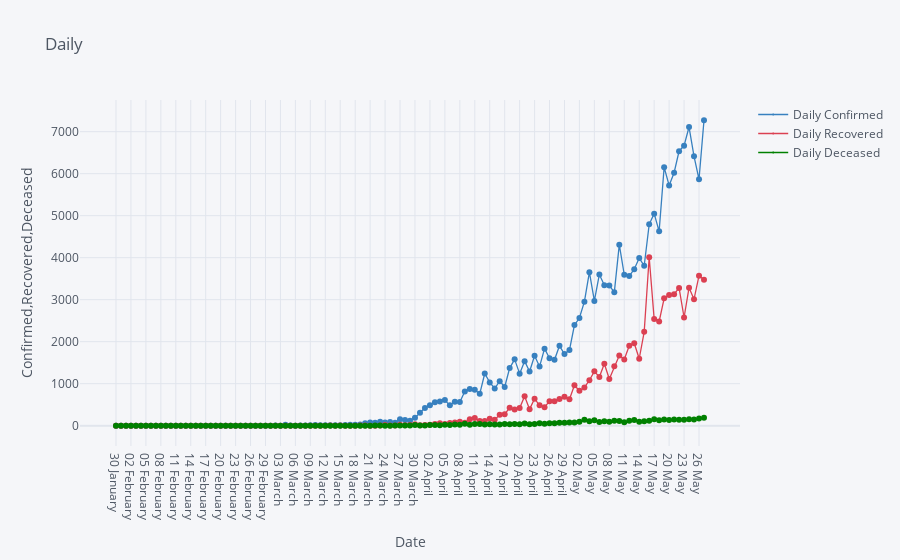

Write notebook code for a chart like this one.
### Markdown cell above
# Daily Confirmed,Recovered,Deceased

### Code cell
df_data.iplot(kind="scatter",x="Date",y=["Daily Confirmed","Daily Recovered","Daily Deceased"],mode='markers+lines',title="Daily",xTitle="Date",yTitle="Confirmed,Recovered,Deceased ",colors=['blue','red','green'],size=0)

### Figure 1 — Plotly figure (JSON) as saved in the notebook; plotly's stock layout.template omitted (floating-point values rounded to 4 significant figures)
{"data": [{"line": {"color": "rgba(55, 128, 191, 1.0)", "dash": "solid", "shape": "linear", "width": 1.3}, "marker": {"size": 0, "symbol": "circle"}, "mode": "markers+lines", "name": "Daily Confirmed", "text": "", "type": "scatter", "x": ["30 January ", "31 January ", "01 February ", "02 February ", "03 February ", "04 February ", "05 February ", "06 February ", "07 February ", "08 February ", "09 February ", "10 February ", "11 February ", "12 February ", "13 February ", "14 February ", "15 February ", "16 February ", "17 February ", "18 February ", "19 February ", "20 February ", "21 February ", "22 February ", "23 February ", "24 February ", "25 February ", "26 February ", "27 February ", "28 February ", "29 February ", "01 March ", "02 March ", "03 March ", "04 March ", "05 March ", "06 March ", "07 March ", "08 March ", "09 March ", "10 March ", "11 March ", "12 March ", "13 March ", "14 March ", "15 March ", "16 March ", "17 March ", "18 March ", "19 March ", "20 March ", "21 March ", "22 March ", "23 March ", "24 March ", "25 March ", "26 March ", "27 March ", "28 March ", "29 March ", "30 March ", "31 March ", "01 April ", "02 April ", "03 April ", "04 April ", "05 April ", "06 April ", "07 April ", "08 April ", "09 April ", "10 April ", "11 April ", "12 April ", "13 April ", "14 April ", "15 April ", "16 April ", "17 April ", "18 April ", "19 April ", "20 April ", "21 April ", "22 April ", "23 April ", "24 April ", "25 April ", "26 April ", "27 April ", "28 April ", "29 April ", "30 April ", "01 May ", "02 May ", "03 May ", "04 May ", "05 May ", "06 May ", "07 May ", "08 May ", "09 May ", "10 May ", "11 May ", "12 May ", "13 May ", "14 May ", "15 May ", "16 May ", "17 May ", "18 May ", "19 May ", "20 May ", "21 May ", "22 May ", "23 May ", "24 May ", "25 May ", "26 May ", "27 May "], "y": [1, 0, 0, 1, 1, 0, 0, 0, 0, 0, 0, 0, 0, 0, 0, 0, 0, 0, 0, 0, 0, 0, 0, 0, 0, 0, 0, 0, 0, 0, 0, 0, 2, 1, 22, 2, 1, 3, 5, 9, 15, 8, 10, 10, 11, 10, 14, 20, 25, 27, 58, 78, 69, 94, 74, 86, 73, 153, 136, 120, 187, 309, 424, 486, 560, 579, 609, 484, 573, 565, 813, 871, 854, 758, 1243, 1031, 886, 1061, 922, 1371, 1580, 1239, 1537, 1292, 1667, 1408, 1835, 1607, 1568, 1902, 1705, 1801, 2396, 2564, 2952, 3656, 2971, 3602, 3344, 3339, 3175, 4311, 3592, 3562, 3726, 3991, 3808, 4794, 5049, 4628, 6154, 5720, 6023, 6536, 6665, 7111, 6414, 5866, 7271]}, {"line": {"color": "rgba(219, 64, 82, 1.0)", "dash": "solid", "shape": "linear", "width": 1.3}, "marker": {"size": 0, "symbol": "circle"}, "mode": "markers+lines", "name": "Daily Recovered", "text": "", "type": "scatter", "x": ["30 January ", "31 January ", "01 February ", "02 February ", "03 February ", "04 February ", "05 February ", "06 February ", "07 February ", "08 February ", "09 February ", "10 February ", "11 February ", "12 February ", "13 February ", "14 February ", "15 February ", "16 February ", "17 February ", "18 February ", "19 February ", "20 February ", "21 February ", "22 February ", "23 February ", "24 February ", "25 February ", "26 February ", "27 February ", "28 February ", "29 February ", "01 March ", "02 March ", "03 March ", "04 March ", "05 March ", "06 March ", "07 March ", "08 March ", "09 March ", "10 March ", "11 March ", "12 March ", "13 March ", "14 March ", "15 March ", "16 March ", "17 March ", "18 March ", "19 March ", "20 March ", "21 March ", "22 March ", "23 March ", "24 March ", "25 March ", "26 March ", "27 March ", "28 March ", "29 March ", "30 March ", "31 March ", "01 April ", "02 April ", "03 April ", "04 April ", "05 April ", "06 April ", "07 April ", "08 April ", "09 April ", "10 April ", "11 April ", "12 April ", "13 April ", "14 April ", "15 April ", "16 April ", "17 April ", "18 April ", "19 April ", "20 April ", "21 April ", "22 April ", "23 April ", "24 April ", "25 April ", "26 April ", "27 April ", "28 April ", "29 April ", "30 April ", "01 May ", "02 May ", "03 May ", "04 May ", "05 May ", "06 May ", "07 May ", "08 May ", "09 May ", "10 May ", "11 May ", "12 May ", "13 May ", "14 May ", "15 May ", "16 May ", "17 May ", "18 May ", "19 May ", "20 May ", "21 May ", "22 May ", "23 May ", "24 May ", "25 May ", "26 May ", "27 May "], "y": [0, 0, 0, 0, 0, 0, 0, 0, 0, 0, 0, 0, 0, 0, 1, 0, 0, 1, 0, 0, 0, 1, 0, 0, 0, 0, 0, 0, 0, 0, 0, 0, 0, 0, 0, 0, 0, 0, 0, 0, 1, 0, 0, 6, 0, 3, 1, 1, 0, 5, 3, 0, 0, 2, 15, 3, 7, 25, 10, 17, 35, 13, 19, 22, 39, 56, 43, 65, 75, 96, 70, 151, 186, 114, 112, 167, 144, 258, 273, 426, 388, 419, 703, 394, 642, 484, 442, 585, 580, 636, 690, 630, 962, 831, 911, 1082, 1295, 1161, 1475, 1111, 1414, 1669, 1579, 1905, 1963, 1594, 2234, 4012, 2538, 2482, 3032, 3113, 3131, 3280, 2576, 3285, 3012, 3571, 3472]}, {"line": {"color": "rgba(0, 128, 0, 1.0)", "dash": "solid", "shape": "linear", "width": 1.3}, "marker": {"size": 0, "symbol": "circle"}, "mode": "markers+lines", "name": "Daily Deceased", "text": "", "type": "scatter", "x": ["30 January ", "31 January ", "01 February ", "02 February ", "03 February ", "04 February ", "05 February ", "06 February ", "07 February ", "08 February ", "09 February ", "10 February ", "11 February ", "12 February ", "13 February ", "14 February ", "15 February ", "16 February ", "17 February ", "18 February ", "19 February ", "20 February ", "21 February ", "22 February ", "23 February ", "24 February ", "25 February ", "26 February ", "27 February ", "28 February ", "29 February ", "01 March ", "02 March ", "03 March ", "04 March ", "05 March ", "06 March ", "07 March ", "08 March ", "09 March ", "10 March ", "11 March ", "12 March ", "13 March ", "14 March ", "15 March ", "16 March ", "17 March ", "18 March ", "19 March ", "20 March ", "21 March ", "22 March ", "23 March ", "24 March ", "25 March ", "26 March ", "27 March ", "28 March ", "29 March ", "30 March ", "31 March ", "01 April ", "02 April ", "03 April ", "04 April ", "05 April ", "06 April ", "07 April ", "08 April ", "09 April ", "10 April ", "11 April ", "12 April ", "13 April ", "14 April ", "15 April ", "16 April ", "17 April ", "18 April ", "19 April ", "20 April ", "21 April ", "22 April ", "23 April ", "24 April ", "25 April ", "26 April ", "27 April ", "28 April ", "29 April ", "30 April ", "01 May ", "02 May ", "03 May ", "04 May ", "05 May ", "06 May ", "07 May ", "08 May ", "09 May ", "10 May ", "11 May ", "12 May ", "13 May ", "14 May ", "15 May ", "16 May ", "17 May ", "18 May ", "19 May ", "20 May ", "21 May ", "22 May ", "23 May ", "24 May ", "25 May ", "26 May ", "27 May "], "y": [0, 0, 0, 0, 0, 0, 0, 0, 0, 0, 0, 0, 0, 0, 0, 0, 0, 0, 0, 0, 0, 0, 0, 0, 0, 0, 0, 0, 0, 0, 0, 0, 0, 0, 0, 0, 0, 0, 0, 0, 0, 0, 1, 0, 1, 0, 0, 1, 0, 1, 0, 0, 3, 2, 1, 1, 5, 3, 5, 3, 14, 6, 6, 16, 14, 13, 22, 16, 27, 20, 46, 22, 41, 42, 27, 37, 27, 26, 38, 35, 38, 33, 53, 36, 40, 59, 44, 56, 58, 69, 71, 75, 77, 92, 140, 103, 128, 91, 104, 97, 115, 112, 81, 120, 137, 97, 104, 120, 152, 131, 146, 134, 148, 142, 142, 156, 150, 173, 187]}], "layout": {"legend": {"bgcolor": "#F5F6F9", "font": {"color": "#4D5663"}}, "paper_bgcolor": "#F5F6F9", "plot_bgcolor": "#F5F6F9", "title": {"font": {"color": "#4D5663"}, "text": "Daily"}, "xaxis": {"gridcolor": "#E1E5ED", "showgrid": true, "tickfont": {"color": "#4D5663"}, "title": {"font": {"color": "#4D5663"}, "text": "Date"}, "zerolinecolor": "#E1E5ED"}, "yaxis": {"gridcolor": "#E1E5ED", "showgrid": true, "tickfont": {"color": "#4D5663"}, "title": {"font": {"color": "#4D5663"}, "text": "Confirmed,Recovered,Deceased "}, "zerolinecolor": "#E1E5ED"}}}
